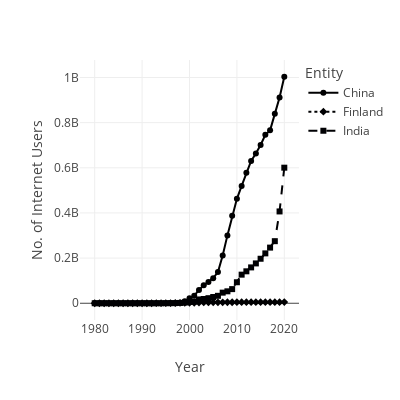

Notebook cell for this chart:
### Code cell
px.line(
    data_frame=df_country, x='Year', y='No. of Internet Users',
    width=400, height=400, line_dash='Entity', color='Entity', symbol='Entity'
)

### Figure 1 — Plotly figure (JSON) as saved in the notebook; plotly's stock layout.template omitted (floating-point values rounded to 4 significant figures)
{"data": [{"hovertemplate": "Entity=China<br>Year=%{x}<br>No. of Internet Users=%{y}<extra></extra>", "legendgroup": "China", "line": {"color": "#000001", "dash": "solid"}, "marker": {"symbol": "circle"}, "mode": "lines+markers", "name": "China", "orientation": "v", "showlegend": true, "type": "scatter", "x": [1980, 1981, 1982, 1983, 1984, 1985, 1986, 1987, 1988, 1989, 1990, 1991, 1992, 1993, 1994, 1995, 1996, 1997, 1998, 1999, 2000, 2001, 2002, 2003, 2004, 2005, 2006, 2007, 2008, 2009, 2010, 2011, 2012, 2013, 2014, 2015, 2016, 2017, 2018, 2019, 2020], "xaxis": "x", "y": [0, 0, 0, 0, 0, 0, 0, 0, 0, 0, 0, 0, 0, 2017, 14102, 60356, 160682, 400984, 2101421, 8890827, 22449303, 33595872, 58867578, 79910145, 94667627, 111218923, 138178103, 211442115, 300617785, 387007303, 462429626, 519767537, 578056810, 630253951, 663505855, 701038864, 745805312, 765779840, 838905119, 911554782, 1003218650], "yaxis": "y"}, {"hovertemplate": "Entity=Finland<br>Year=%{x}<br>No. of Internet Users=%{y}<extra></extra>", "legendgroup": "Finland", "line": {"color": "#000002", "dash": "dot"}, "marker": {"symbol": "diamond"}, "mode": "lines+markers", "name": "Finland", "orientation": "v", "showlegend": true, "type": "scatter", "x": [1980, 1981, 1982, 1983, 1984, 1985, 1986, 1987, 1988, 1989, 1990, 1991, 1992, 1993, 1994, 1995, 1996, 1997, 1998, 1999, 2000, 2001, 2002, 2003, 2004, 2005, 2006, 2007, 2008, 2009, 2010, 2011, 2012, 2013, 2014, 2015, 2016, 2017, 2018, 2019, 2020], "xaxis": "x", "y": [0, 0, 0, 0, 0, 0, 0, 0, 0, 0, 20000, 70066, 95139, 130134, 250104, 710019, 859931, 1000165, 1311708, 1668203, 1928058, 2236309, 3246727, 3608432, 3784653, 3907273, 4195094, 4272207, 4445687, 4403987, 4660153, 4779848, 4865982, 4977352, 4725802, 4735464, 4819506, 4817916, 4902695, 4947707, 5096511], "yaxis": "y"}, {"hovertemplate": "Entity=India<br>Year=%{x}<br>No. of Internet Users=%{y}<extra></extra>", "legendgroup": "India", "line": {"color": "#000003", "dash": "dash"}, "marker": {"symbol": "square"}, "mode": "lines+markers", "name": "India", "orientation": "v", "showlegend": true, "type": "scatter", "x": [1980, 1981, 1982, 1983, 1984, 1985, 1986, 1987, 1988, 1989, 1990, 1991, 1992, 1993, 1994, 1995, 1996, 1997, 1998, 1999, 2000, 2001, 2002, 2003, 2004, 2005, 2006, 2007, 2008, 2009, 2010, 2011, 2012, 2013, 2014, 2015, 2016, 2017, 2018, 2019, 2020], "xaxis": "x", "y": [0, 0, 0, 0, 0, 0, 0, 0, 0, 0, 0, 0, 1010, 2021, 10110, 252920, 455593, 709331, 1420073, 2842899, 5589912, 7122787, 16890688, 18845094, 22454138, 27573640, 32890943, 46992826, 52854988, 62650376, 93046022, 126642456, 141468081, 158809242, 176478273, 197107112, 220874988, 246463630, 274913663, 406634942, 600446441], "yaxis": "y"}], "layout": {"height": 400, "legend": {"title": {"text": "Entity"}, "tracegroupgap": 0}, "margin": {"t": 60}, "width": 400, "xaxis": {"anchor": "y", "domain": [0, 1], "title": {"text": "Year"}}, "yaxis": {"anchor": "x", "domain": [0, 1], "title": {"text": "No. of Internet Users"}}}}
